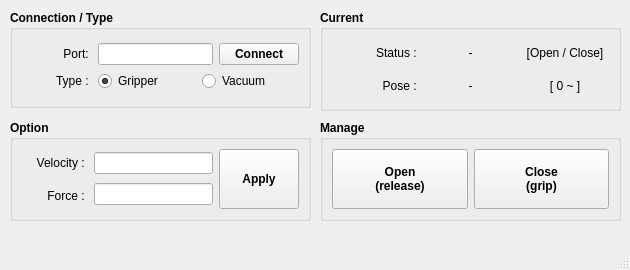
<?xml version="1.0" encoding="UTF-8"?>
<ui version="4.0">
 <class>MainWindow</class>
 <widget class="QMainWindow" name="MainWindow">
  <property name="geometry">
   <rect>
    <x>0</x>
    <y>0</y>
    <width>630</width>
    <height>270</height>
   </rect>
  </property>
  <property name="sizePolicy">
   <sizepolicy hsizetype="MinimumExpanding" vsizetype="Preferred">
    <horstretch>0</horstretch>
    <verstretch>0</verstretch>
   </sizepolicy>
  </property>
  <property name="minimumSize">
   <size>
    <width>630</width>
    <height>270</height>
   </size>
  </property>
  <property name="windowTitle">
   <string>MainWindow</string>
  </property>
  <widget class="QWidget" name="centralwidget">
   <widget class="QGroupBox" name="gridGroupBox_1">
    <property name="geometry">
     <rect>
      <x>10</x>
      <y>10</y>
      <width>301</width>
      <height>98</height>
     </rect>
    </property>
    <property name="font">
     <font>
      <bold>true</bold>
     </font>
    </property>
    <property name="title">
     <string>Connection / Type</string>
    </property>
    <property name="flat">
     <bool>false</bool>
    </property>
    <property name="checkable">
     <bool>false</bool>
    </property>
    <layout class="QGridLayout" name="gridLayout_2">
     <property name="leftMargin">
      <number>9</number>
     </property>
     <property name="topMargin">
      <number>9</number>
     </property>
     <property name="rightMargin">
      <number>9</number>
     </property>
     <property name="bottomMargin">
      <number>9</number>
     </property>
     <item row="0" column="1">
      <layout class="QVBoxLayout" name="verticalLayout_2">
       <property name="spacing">
        <number>6</number>
       </property>
       <property name="bottomMargin">
        <number>0</number>
       </property>
       <item>
        <layout class="QHBoxLayout" name="horizontalLayout">
         <property name="spacing">
          <number>6</number>
         </property>
         <item>
          <widget class="QLineEdit" name="edit_port">
           <property name="sizePolicy">
            <sizepolicy hsizetype="Fixed" vsizetype="Fixed">
             <horstretch>0</horstretch>
             <verstretch>0</verstretch>
            </sizepolicy>
           </property>
           <property name="maximumSize">
            <size>
             <width>115</width>
             <height>16777215</height>
            </size>
           </property>
           <property name="text">
            <string/>
           </property>
           <property name="alignment">
            <set>Qt::AlignmentFlag::AlignRight|Qt::AlignmentFlag::AlignTrailing|Qt::AlignmentFlag::AlignVCenter</set>
           </property>
          </widget>
         </item>
         <item>
          <widget class="QPushButton" name="btn_connect">
           <property name="sizePolicy">
            <sizepolicy hsizetype="Fixed" vsizetype="Fixed">
             <horstretch>0</horstretch>
             <verstretch>0</verstretch>
            </sizepolicy>
           </property>
           <property name="maximumSize">
            <size>
             <width>80</width>
             <height>16777215</height>
            </size>
           </property>
           <property name="text">
            <string>Connect</string>
           </property>
          </widget>
         </item>
        </layout>
       </item>
       <item>
        <layout class="QHBoxLayout" name="horizontalLayout_2">
         <item>
          <widget class="QRadioButton" name="radioBtn_gripper">
           <property name="font">
            <font>
             <bold>false</bold>
            </font>
           </property>
           <property name="text">
            <string>Gripper</string>
           </property>
           <property name="checked">
            <bool>true</bool>
           </property>
          </widget>
         </item>
         <item>
          <widget class="QRadioButton" name="radioBtn_vacuum">
           <property name="font">
            <font>
             <bold>false</bold>
            </font>
           </property>
           <property name="text">
            <string>Vacuum</string>
           </property>
          </widget>
         </item>
        </layout>
       </item>
      </layout>
     </item>
     <item row="0" column="0">
      <layout class="QVBoxLayout" name="verticalLayout_1">
       <item>
        <widget class="QLabel" name="label">
         <property name="minimumSize">
          <size>
           <width>66</width>
           <height>0</height>
          </size>
         </property>
         <property name="font">
          <font>
           <bold>false</bold>
          </font>
         </property>
         <property name="text">
          <string>Port: </string>
         </property>
         <property name="alignment">
          <set>Qt::AlignmentFlag::AlignRight|Qt::AlignmentFlag::AlignTrailing|Qt::AlignmentFlag::AlignVCenter</set>
         </property>
        </widget>
       </item>
       <item>
        <widget class="QLabel" name="label_2">
         <property name="minimumSize">
          <size>
           <width>66</width>
           <height>0</height>
          </size>
         </property>
         <property name="font">
          <font>
           <bold>false</bold>
          </font>
         </property>
         <property name="text">
          <string>Type : </string>
         </property>
         <property name="alignment">
          <set>Qt::AlignmentFlag::AlignRight|Qt::AlignmentFlag::AlignTrailing|Qt::AlignmentFlag::AlignVCenter</set>
         </property>
        </widget>
       </item>
      </layout>
     </item>
    </layout>
   </widget>
   <widget class="QGroupBox" name="gridGroupBox_2">
    <property name="geometry">
     <rect>
      <x>320</x>
      <y>10</y>
      <width>301</width>
      <height>101</height>
     </rect>
    </property>
    <property name="font">
     <font>
      <bold>true</bold>
     </font>
    </property>
    <property name="title">
     <string>Current</string>
    </property>
    <property name="flat">
     <bool>false</bool>
    </property>
    <property name="checkable">
     <bool>false</bool>
    </property>
    <layout class="QGridLayout" name="gridLayout_3">
     <property name="leftMargin">
      <number>9</number>
     </property>
     <property name="topMargin">
      <number>9</number>
     </property>
     <property name="rightMargin">
      <number>9</number>
     </property>
     <property name="bottomMargin">
      <number>9</number>
     </property>
     <item row="0" column="1">
      <layout class="QVBoxLayout" name="verticalLayout_4">
       <item>
        <widget class="QLabel" name="label_cur_status">
         <property name="font">
          <font>
           <bold>false</bold>
          </font>
         </property>
         <property name="text">
          <string>-</string>
         </property>
         <property name="alignment">
          <set>Qt::AlignmentFlag::AlignCenter</set>
         </property>
        </widget>
       </item>
       <item>
        <widget class="QLabel" name="label_cur_pose">
         <property name="font">
          <font>
           <bold>false</bold>
          </font>
         </property>
         <property name="text">
          <string>-</string>
         </property>
         <property name="alignment">
          <set>Qt::AlignmentFlag::AlignCenter</set>
         </property>
        </widget>
       </item>
      </layout>
     </item>
     <item row="0" column="0">
      <layout class="QVBoxLayout" name="verticalLayout_3">
       <item>
        <widget class="QLabel" name="label_3">
         <property name="font">
          <font>
           <bold>false</bold>
          </font>
         </property>
         <property name="text">
          <string>Status : </string>
         </property>
         <property name="alignment">
          <set>Qt::AlignmentFlag::AlignRight|Qt::AlignmentFlag::AlignTrailing|Qt::AlignmentFlag::AlignVCenter</set>
         </property>
        </widget>
       </item>
       <item>
        <widget class="QLabel" name="label_4">
         <property name="font">
          <font>
           <bold>false</bold>
          </font>
         </property>
         <property name="text">
          <string>Pose : </string>
         </property>
         <property name="alignment">
          <set>Qt::AlignmentFlag::AlignRight|Qt::AlignmentFlag::AlignTrailing|Qt::AlignmentFlag::AlignVCenter</set>
         </property>
        </widget>
       </item>
      </layout>
     </item>
     <item row="0" column="2">
      <layout class="QVBoxLayout" name="verticalLayout_5">
       <item>
        <widget class="QLabel" name="label_5">
         <property name="font">
          <font>
           <bold>false</bold>
          </font>
         </property>
         <property name="text">
          <string>[Open / Close]</string>
         </property>
         <property name="alignment">
          <set>Qt::AlignmentFlag::AlignCenter</set>
         </property>
        </widget>
       </item>
       <item>
        <widget class="QLabel" name="label_distance_range">
         <property name="font">
          <font>
           <bold>false</bold>
          </font>
         </property>
         <property name="text">
          <string>[ 0 ~ ]</string>
         </property>
         <property name="alignment">
          <set>Qt::AlignmentFlag::AlignCenter</set>
         </property>
        </widget>
       </item>
      </layout>
     </item>
    </layout>
   </widget>
   <widget class="QGroupBox" name="gridGroupBox_3">
    <property name="geometry">
     <rect>
      <x>10</x>
      <y>120</y>
      <width>301</width>
      <height>101</height>
     </rect>
    </property>
    <property name="font">
     <font>
      <bold>true</bold>
     </font>
    </property>
    <property name="title">
     <string>Option</string>
    </property>
    <property name="flat">
     <bool>false</bool>
    </property>
    <property name="checkable">
     <bool>false</bool>
    </property>
    <layout class="QGridLayout" name="gridLayout_4">
     <property name="leftMargin">
      <number>9</number>
     </property>
     <property name="topMargin">
      <number>9</number>
     </property>
     <property name="rightMargin">
      <number>9</number>
     </property>
     <property name="bottomMargin">
      <number>9</number>
     </property>
     <item row="0" column="0">
      <layout class="QVBoxLayout" name="verticalLayout_6">
       <item>
        <widget class="QLabel" name="label_6">
         <property name="minimumSize">
          <size>
           <width>66</width>
           <height>0</height>
          </size>
         </property>
         <property name="font">
          <font>
           <bold>false</bold>
          </font>
         </property>
         <property name="text">
          <string>Velocity : </string>
         </property>
         <property name="alignment">
          <set>Qt::AlignmentFlag::AlignRight|Qt::AlignmentFlag::AlignTrailing|Qt::AlignmentFlag::AlignVCenter</set>
         </property>
        </widget>
       </item>
       <item>
        <widget class="QLabel" name="label_7">
         <property name="minimumSize">
          <size>
           <width>66</width>
           <height>0</height>
          </size>
         </property>
         <property name="font">
          <font>
           <bold>false</bold>
          </font>
         </property>
         <property name="text">
          <string>Force : </string>
         </property>
         <property name="alignment">
          <set>Qt::AlignmentFlag::AlignRight|Qt::AlignmentFlag::AlignTrailing|Qt::AlignmentFlag::AlignVCenter</set>
         </property>
        </widget>
       </item>
      </layout>
     </item>
     <item row="0" column="1">
      <layout class="QVBoxLayout" name="verticalLayout_7">
       <item>
        <widget class="QLineEdit" name="edit_velocity">
         <property name="sizePolicy">
          <sizepolicy hsizetype="Minimum" vsizetype="Fixed">
           <horstretch>0</horstretch>
           <verstretch>0</verstretch>
          </sizepolicy>
         </property>
         <property name="text">
          <string/>
         </property>
         <property name="alignment">
          <set>Qt::AlignmentFlag::AlignRight|Qt::AlignmentFlag::AlignTrailing|Qt::AlignmentFlag::AlignVCenter</set>
         </property>
        </widget>
       </item>
       <item>
        <widget class="QLineEdit" name="edit_force">
         <property name="sizePolicy">
          <sizepolicy hsizetype="MinimumExpanding" vsizetype="Fixed">
           <horstretch>0</horstretch>
           <verstretch>0</verstretch>
          </sizepolicy>
         </property>
         <property name="text">
          <string/>
         </property>
         <property name="alignment">
          <set>Qt::AlignmentFlag::AlignRight|Qt::AlignmentFlag::AlignTrailing|Qt::AlignmentFlag::AlignVCenter</set>
         </property>
        </widget>
       </item>
      </layout>
     </item>
     <item row="0" column="2">
      <widget class="QPushButton" name="btn_option">
       <property name="sizePolicy">
        <sizepolicy hsizetype="MinimumExpanding" vsizetype="MinimumExpanding">
         <horstretch>0</horstretch>
         <verstretch>0</verstretch>
        </sizepolicy>
       </property>
       <property name="text">
        <string>Apply</string>
       </property>
      </widget>
     </item>
    </layout>
   </widget>
   <widget class="QGroupBox" name="gridGroupBox_4">
    <property name="geometry">
     <rect>
      <x>320</x>
      <y>120</y>
      <width>301</width>
      <height>101</height>
     </rect>
    </property>
    <property name="font">
     <font>
      <bold>true</bold>
     </font>
    </property>
    <property name="title">
     <string>Manage</string>
    </property>
    <property name="flat">
     <bool>false</bool>
    </property>
    <property name="checkable">
     <bool>false</bool>
    </property>
    <layout class="QGridLayout" name="gridLayout_5">
     <property name="leftMargin">
      <number>9</number>
     </property>
     <property name="topMargin">
      <number>9</number>
     </property>
     <property name="rightMargin">
      <number>9</number>
     </property>
     <property name="bottomMargin">
      <number>9</number>
     </property>
     <item row="0" column="1">
      <widget class="QPushButton" name="btn_close">
       <property name="sizePolicy">
        <sizepolicy hsizetype="MinimumExpanding" vsizetype="MinimumExpanding">
         <horstretch>0</horstretch>
         <verstretch>0</verstretch>
        </sizepolicy>
       </property>
       <property name="text">
        <string>Close
(grip)</string>
       </property>
      </widget>
     </item>
     <item row="0" column="0">
      <widget class="QPushButton" name="btn_open">
       <property name="sizePolicy">
        <sizepolicy hsizetype="MinimumExpanding" vsizetype="MinimumExpanding">
         <horstretch>0</horstretch>
         <verstretch>0</verstretch>
        </sizepolicy>
       </property>
       <property name="text">
        <string>Open
(release)</string>
       </property>
      </widget>
     </item>
    </layout>
   </widget>
  </widget>
  <widget class="QMenuBar" name="menubar">
   <property name="geometry">
    <rect>
     <x>0</x>
     <y>0</y>
     <width>630</width>
     <height>22</height>
    </rect>
   </property>
  </widget>
  <widget class="QStatusBar" name="statusbar"/>
 </widget>
 <resources/>
 <connections/>
</ui>
